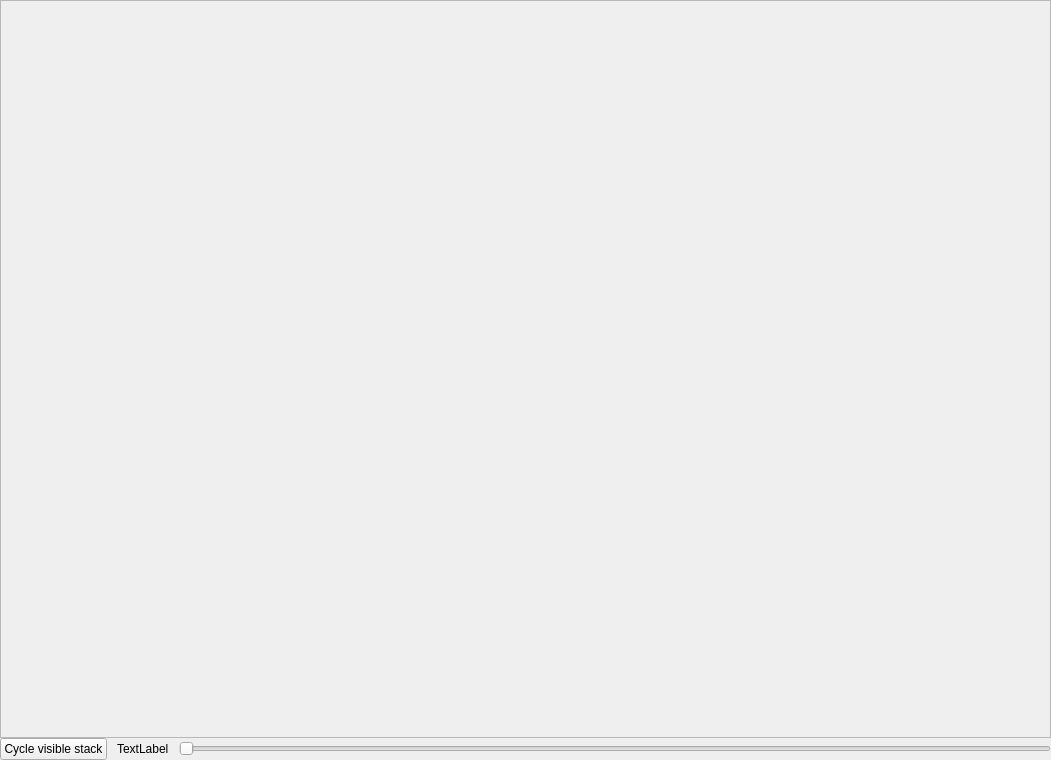
<?xml version="1.0" encoding="UTF-8"?>
<ui version="4.0">
 <class>Flow</class>
 <widget class="QWidget" name="Flow">
  <property name="geometry">
   <rect>
    <x>0</x>
    <y>0</y>
    <width>1051</width>
    <height>760</height>
   </rect>
  </property>
  <property name="windowTitle">
   <string>Flow</string>
  </property>
  <property name="autoFillBackground">
   <bool>false</bool>
  </property>
  <layout class="QVBoxLayout" name="verticalLayout">
   <property name="spacing">
    <number>0</number>
   </property>
   <property name="leftMargin">
    <number>0</number>
   </property>
   <property name="topMargin">
    <number>0</number>
   </property>
   <property name="rightMargin">
    <number>0</number>
   </property>
   <property name="bottomMargin">
    <number>0</number>
   </property>
   <item>
    <widget class="QScrollArea" name="scrollArea">
     <property name="widgetResizable">
      <bool>true</bool>
     </property>
     <widget class="QWidget" name="scrollAreaWidgetContents">
      <property name="geometry">
       <rect>
        <x>0</x>
        <y>0</y>
        <width>1049</width>
        <height>733</height>
       </rect>
      </property>
      <layout class="QVBoxLayout" name="verticalLayout_2">
       <property name="spacing">
        <number>0</number>
       </property>
       <property name="leftMargin">
        <number>0</number>
       </property>
       <property name="topMargin">
        <number>0</number>
       </property>
       <property name="rightMargin">
        <number>0</number>
       </property>
       <property name="bottomMargin">
        <number>0</number>
       </property>
       <item>
        <widget class="QStackedWidget" name="stackedWidget">
         <widget class="QWidget" name="pageWidget"/>
         <widget class="QWidget" name="hiddenWidget"/>
        </widget>
       </item>
      </layout>
     </widget>
    </widget>
   </item>
   <item>
    <layout class="QHBoxLayout" name="horizontalLayout">
     <property name="spacing">
      <number>10</number>
     </property>
     <property name="leftMargin">
      <number>0</number>
     </property>
     <property name="topMargin">
      <number>0</number>
     </property>
     <property name="rightMargin">
      <number>0</number>
     </property>
     <property name="bottomMargin">
      <number>0</number>
     </property>
     <item>
      <widget class="QPushButton" name="nextStackButton">
       <property name="text">
        <string>Cycle visible stack</string>
       </property>
      </widget>
     </item>
     <item>
      <widget class="QLabel" name="pageLabel">
       <property name="text">
        <string>TextLabel</string>
       </property>
      </widget>
     </item>
     <item>
      <widget class="QSlider" name="pageSlider">
       <property name="orientation">
        <enum>Qt::Horizontal</enum>
       </property>
      </widget>
     </item>
    </layout>
   </item>
  </layout>
 </widget>
 <resources/>
 <connections/>
</ui>
